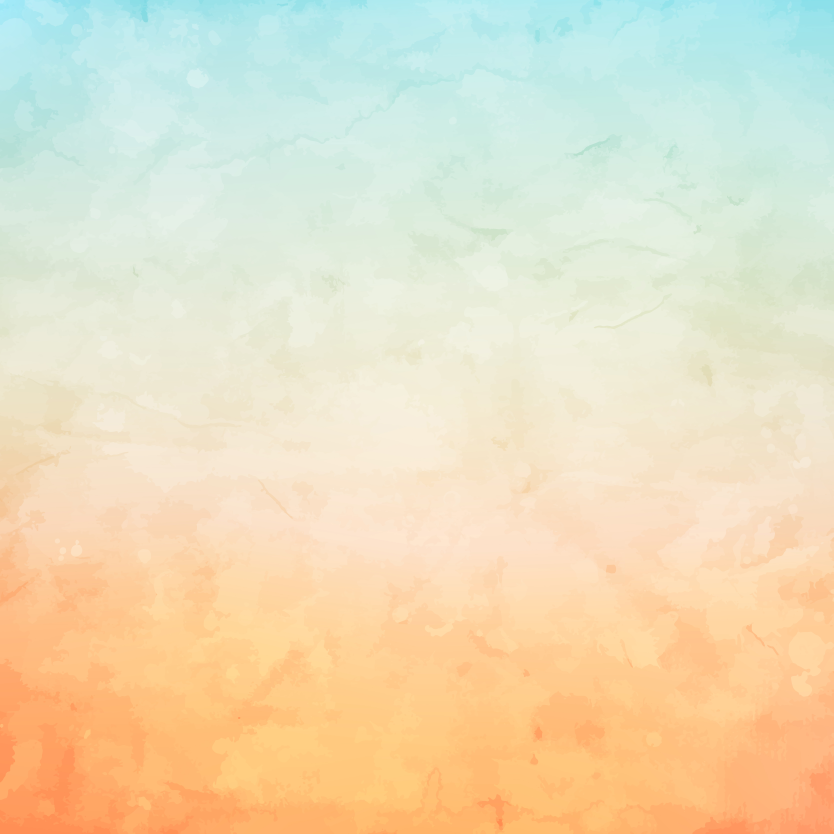
#> input picture background.jpg, 5000 x 5000 px (shown at 1/6 size)
$ python main.py
#> lines starting #> are read from the running program, lines starting #| are printed output that depends on the picture
import cv2 as cv
import numpy as np
import random

w, h = 600, 600
cs = 200
e = 0
px = 1
po = 2
bw, bh = 100, 50
rbx, rby = 10, 10
ebx, eby = w - bw - 10, 10

btn1 = (150, 250, 300, 60)  # x, y, w, h — PvP
btn2 = (150, 350, 300, 60)  # PvBot

bd = [[e, e, e], [e, e, e], [e, e, e]]
cp = px
go = False
wn = None
run = True
mode = None

bg = cv.resize(cv.imread("background.jpg"), (w, h))
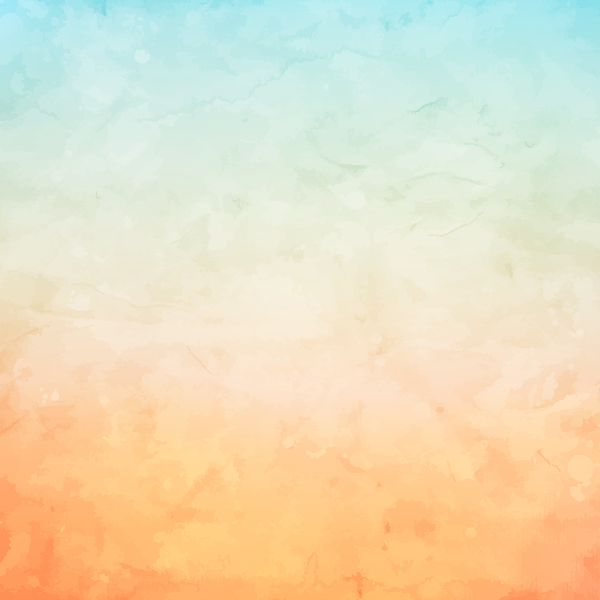
#> bg: shape (600, 600, 3); mean B, G, R 190.2, 220.7, 233.2
x_img = cv.resize(cv.imread("x_img.png", cv.IMREAD_UNCHANGED), (100, 100))
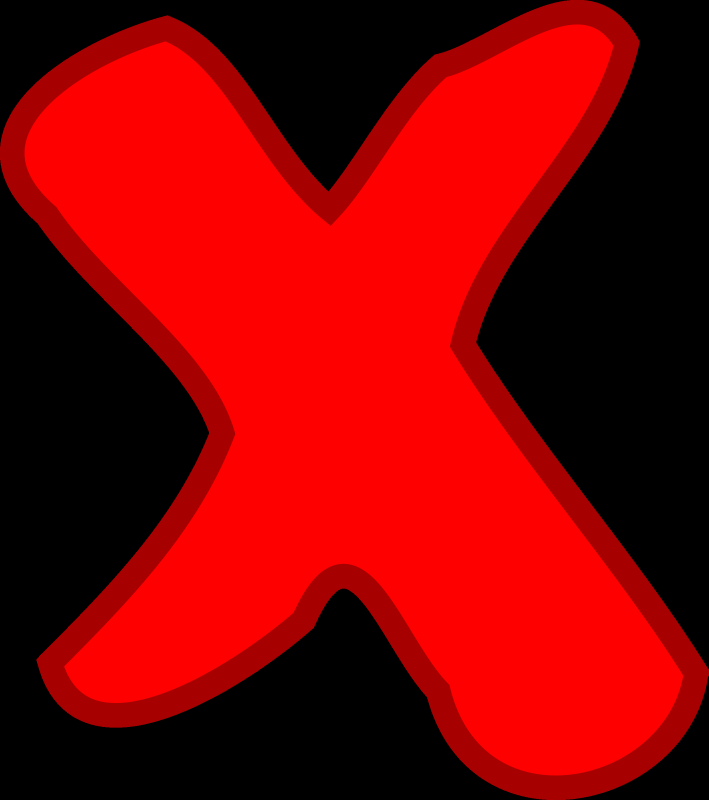
#> input picture x_img.png, 2125 x 2400 px (shown at 1/3 size)
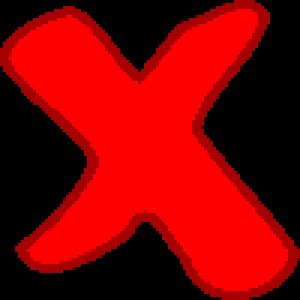
#> x_img: shape (100, 100, 4) (shown 3 times larger); mean B, G, R, A 0, 0, 132.5, 144.1
o_img = cv.resize(cv.imread("o_img.png", cv.IMREAD_UNCHANGED), (100, 100))
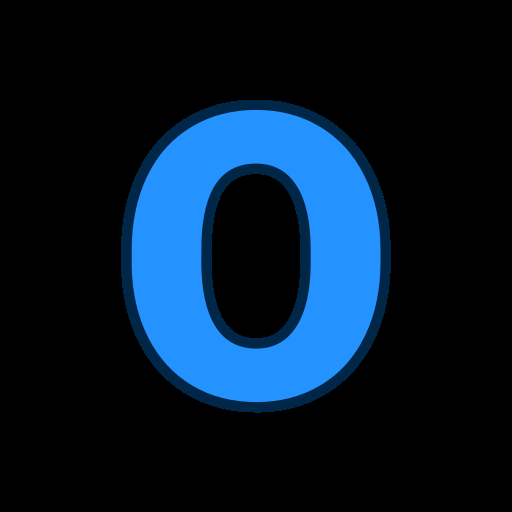
#> input picture o_img.png, 512 x 512 px
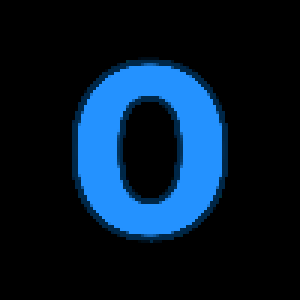
#> o_img: shape (100, 100, 4) (shown 3 times larger); mean B, G, R, A 44.7, 25.5, 5.8, 54

# [10 lines left out: function overlay_img, not called in this run]

def dr(img):
    img[:] = bg.copy()

    if mode is None:
        # Меню
        cv.rectangle(img, (btn1[0], btn1[1]), (btn1[0]+btn1[2], btn1[1]+btn1[3]), (200,200,200), -1)
        cv.rectangle(img, (btn2[0], btn2[1]), (btn2[0]+btn2[2], btn2[1]+btn2[3]), (200,200,200), -1)
        cv.putText(img, "Play vs Player", (btn1[0]+30, btn1[1]+40), cv.FONT_HERSHEY_SIMPLEX, 0.9, (0,0,0), 2)
        cv.putText(img, "Play vs Bot", (btn2[0]+60, btn2[1]+40), cv.FONT_HERSHEY_SIMPLEX, 0.9, (0,0,0), 2)
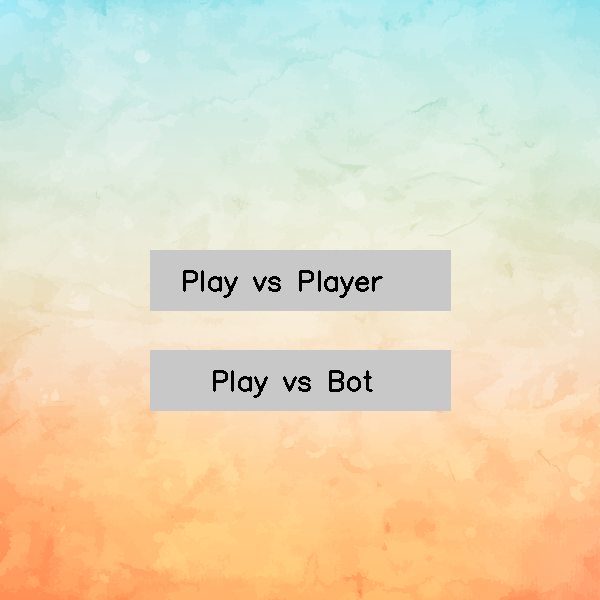
#> img: shape (600, 600, 3); mean B, G, R 188.4, 216.3, 227.2
        return


    for i in range(1,3):
        cv.line(img, (0, cs*i), (w, cs*i), (0,0,0), 3)
        cv.line(img, (cs*i, 0), (cs*i, h), (0,0,0), 3)
    for r in range(3):
        for c in range(3):
            x = c * cs + cs//2 - 50
            y = r * cs + cs//2 - 50
            if bd[r][c] == px:
                overlay_img(img, x_img, x, y)
            elif bd[r][c] == po:
                overlay_img(img, o_img, x, y)
    cv.rectangle(img, (rbx, rby), (rbx+bw, rby+bh), (200,200,200), -1)
    cv.rectangle(img, (ebx, eby), (ebx+bw, eby+bh), (200,200,200), -1)
    cv.putText(img, "Restart", (rbx+5, rby+30), cv.FONT_HERSHEY_SIMPLEX, 0.7, (0,0,0), 2)
    cv.putText(img, "Exit", (ebx+15, eby+30), cv.FONT_HERSHEY_SIMPLEX, 0.7, (0,0,0), 2)
    if go:
        txt = "Draw!" if wn is None else f"Win {'X' if wn==px else 'O'}!"
        cv.putText(img, txt, (w//2 - 100, h//2), cv.FONT_HERSHEY_SIMPLEX, 1.5, (0,0,0), 3)

def cbc(x, y, bx, by, ww, hh):
    return (bx <= x <= bx+ww) and (by <= y <= by+hh)

# [116 lines left out: functions rg, cw, cd, try_win_or_block, bot_move, mouse_evt, not called in this run]

def main():
    cv.namedWindow("XO")
    cv.setMouseCallback("XO", mouse_evt)
    img = np.ones((h, w, 3), dtype=np.uint8) * 255
    while True:
        dr(img)
        cv.imshow("XO", img)
        if cv.waitKey(10) == 27 or not run:
#> (key Esc is pressed here)
            break
    cv.destroyAllWindows()

if __name__ == "__main__":
    main()
